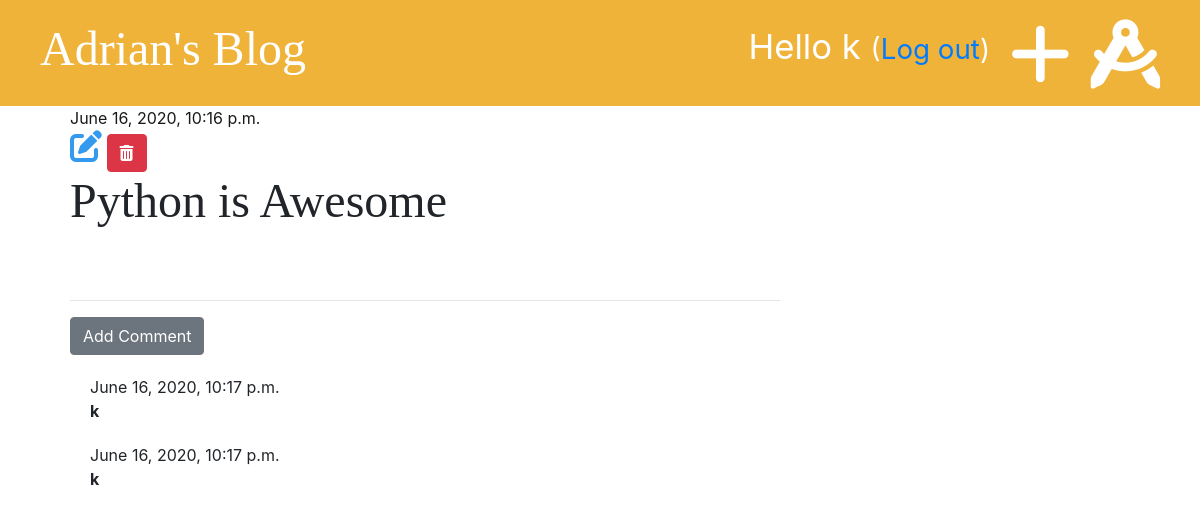
The app's page /post/15/ (signed in) with its own data.
### blog/models.py (models this page shows, shortened)
class Post(models.Model):
    author = models.ForeignKey('auth.User', on_delete=models.CASCADE)
    title = models.CharField(max_length=200)
    text = models.TextField()
    create_date = models.DateTimeField(default=timezone.now)
    published_date = models.DateTimeField(blank=True, null=True)

class Comment(models.Model):
    post = models.ForeignKey('blog.Post', on_delete=models.CASCADE, related_name='comments')
    author = models.CharField(max_length=200)
    text = models.TextField()
    created_date = models.DateTimeField(default=timezone.now)
    approved = models.BooleanField(default=False)

### blog/views.py (the view)
# urls.py: path("post/<int:pk>/", views.post_detail, name='post_detail'),
def post_detail(request, pk):
    post = get_object_or_404(Post, pk=pk)
    stuff_for_frontend = {'post': post}
    return render(request, 'blog/post_detail.html', stuff_for_frontend)

### blog/templatetags/markdownify.py (called while the page is built)
@register.filter
def markdown(value):
    renderer = HighlightRenderer()
    markdown = mistune.Markdown(renderer=renderer)
    return markdown(value)

### blog/templates/blog/post_detail.html (shortened to what this page needs)
{% extends 'blog/base.html'%}
{% load markdownify %}
{% block content %}
    <div class="post">
        {% if post.published_date %}
            <div class="date">
                {{ post.published_date }}
            </div>
        {% else %}
            <a href="{% url 'post_publish' pk=post.pk %}" class="btn btn-primary">Publish</a>
        {% endif%}
    {% if user.is_authenticated %}
        <a href="{% url 'post_edit' pk=post.pk %}"><i class="fas fa-edit fa-2x"  style="color: #339af0"></i></a>
    {% endif %}
        <a href="{% url 'post_delete' pk=post.pk %}" class="btn btn-danger"
           onclick="return confirm('Are you sure you want to delete this post?')">
            <i class="fas fa-trash-alt"></i>
        </a>
        <h1>{{ post.title }}</h1>
    </div>
            <hr>
        <a href="{% url 'add_comment_to_post' pk=post.pk %}" class="btn btn-secondary">Add Comment</a>
    {% for comment in post.comments.all %}
        {% if user.is_authenticated or comment.approved %}
        <div class="comment">
            <div class="">
            {{ comment.created_date }}
            </div>
            <strong>{{ comment.author }}</strong>
        </div>
        {% endif %}
    {% empty %}
        <p>Be first to add a comment...</p>
    {% endfor %}
{% endblock %}

### blog/templates/blog/base.html (shortened to what this page needs)
{% load static %}
<!DOCTYPE html>
<html lang="en">
<head>
    <link rel="stylesheet" href="https://stackpath.bootstrapcdn.com/bootstrap/4.4.1/css/bootstrap.min.css">
    <link rel="stylesheet" href="{% static 'css/blog.css' %}">
    <link rel="stylesheet" href="{% static 'css/zenburn.css' %}">
    <link href="/your-path-to-fontawesome/css/all.css" rel="stylesheet">
</head>
<body>
<div class="page-header">
    {% if user.is_authenticated %}
    <a href="{% url 'post_draft_list' %}" class="top-menu"><i class="fas fa-drafting-compass fa-2x" style="color:white;"></i></a>
    <a href="{% url 'post_new' %}" class="top-menu"><i class="fas fa-plus fa-2x" style="color:white;"></i></a>
    <p class="top-menu">Hello {{ user.username }} <small>(<a href="{% url 'logout' %}">Log out</a>)</small></p>
    {% else %}
        <a href="{% url 'login' %}" class="top-menu"><i class="fas fa-sign-in-alt fa-2x" style="color:white;"></i></a>
    {% endif %}
    <h1><a href="{% url "post_list" %}">Adrian's Blog</a></h1>
</div>
<div class="content container">
    <div class=""row>
        <div class="col-md-8">
            {% block content %}
            {% endblock %}
        </div>
    </div>
</div>
</body>
</html>

### blog/static/css/blog.css (style rules this page uses)
.page-header { background-color: #f0b33a; margin-top: 0; padding: 20px 20px 20px 40px; }
.page-header h1, .page-header h1 a { color: #ffffff; font-size: 36pt; text-decoration: none; }
.content { margin-left: 40px; }
h1, h2, h3, h4 { font-family: 'Tangerine', 'Inconsolata', 'Droid Sans', serif; font-size: 48px; }
.date { color: #1a1919; }
.post { margin-bottom: 70px; }
.top-menu { color: #ffffff; float: right; font-size: 26pt; margin-right: 20px; }
.comment { margin: 20px 0px 20px 20px; }

### records on screen
Post: published_date "June 16, 2020, 10:16 p.m.", title "Python is Awesome"
Comment: created_date "June 16, 2020, 10:17 p.m.", author "k"
Comment: created_date "June 16, 2020, 10:17 p.m.", author "k"

### other values on screen
{{ user.username }} "k"
